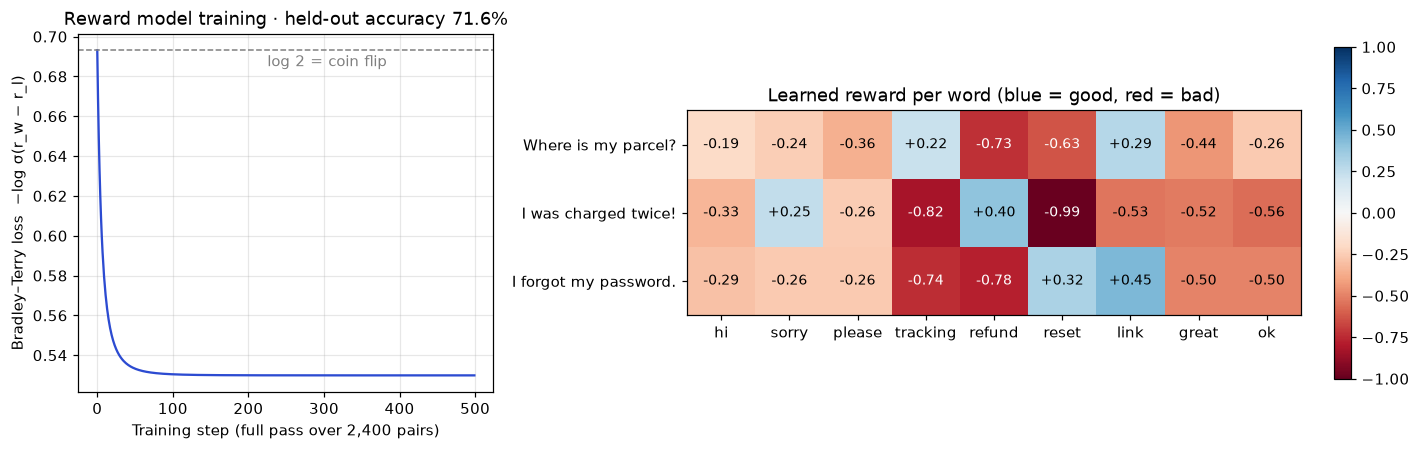

Recreate this plot in Python.
"""
Stages 2 and 3 of RLHF on our toy chat assistant.

  Stage 2 · SFT: copy a few human-written demo replies  -> the "reference" policy pi_ref
  Stage 3 · Reward model: ask (simulated) humans which of two replies is better,
            3,000 times, and fit a Bradley-Terry model:
                P(A preferred over B) = sigmoid(r(A) - r(B))
            The learned r(.) is the reward model. It will be the "judge" during RL.

Why not just write the reward by hand? Because in real life nobody can write a
formula for "a good answer". People CAN say which of two answers they like more.
(Here the humans are simulated by the hidden function toy_world.true_score, so
we can check the result. The learner only ever sees the A/B choices.)

The reward model is deliberately simple: it only counts words. It never sees a
word repeated eight times during training, and it adds counts in a straight line,
so it will happily give "refund refund refund ..." a high score. That blind spot
is what reward hacking (rlhf_ppo.py) will exploit.

Run:  python reward_model.py            (a few seconds)
      python reward_model.py --no-show
Saves: stage_data.npz (used by rlhf_ppo.py and dpo.py), reward_model.png
"""
import argparse
import os
import sys

import matplotlib.pyplot as plt
import numpy as np

from toy_world import (DEMOS, P, PROMPTS, V, WORDS, features, human_prefers_first, sft,
                       sample_replies, sigmoid, to_words, true_score)

sys.stdout.reconfigure(encoding="utf-8")
HERE = os.path.dirname(os.path.abspath(__file__))
DATA = os.path.join(HERE, "stage_data.npz")


def collect_comparisons(theta_ref, n_pairs, rng):
    """Write two replies to the same prompt with the SFT model, ask a 'human' to pick one."""
    prompts = rng.integers(P, size=n_pairs)
    replies_a = sample_replies(theta_ref, prompts, rng)
    replies_b = sample_replies(theta_ref, prompts, rng)
    winners, losers = [], []
    for p, a, b in zip(prompts, replies_a, replies_b):
        if human_prefers_first(p, to_words(a), to_words(b), rng):
            winners.append(a); losers.append(b)
        else:
            winners.append(b); losers.append(a)
    return prompts, winners, losers


def train_reward_model(X_diff, epochs=500, lr=1.0, l2=1e-3):
    """
    Bradley-Terry training. Each row of X_diff = features(winner) - features(loser),
    so  r(winner) - r(loser) = X_diff @ w   (the reward model is r(y) = w . features(y)).

        loss  = mean of  -log sigmoid(r_w - r_l)
        slope = -(1 - sigmoid(r_w - r_l)) * (features_w - features_l)
    """
    w = np.zeros(X_diff.shape[1])
    losses = []
    for _ in range(epochs):
        d = X_diff @ w                                          # r_w - r_l for every pair
        losses.append(np.mean(-np.log(sigmoid(d))))
        grad = -((1 - sigmoid(d))[:, None] * X_diff).mean(axis=0) + l2 * w
        w -= lr * grad                                          # gradient DESCENT on the loss
    return w, np.array(losses)


def accuracy(gap):
    """Fraction of pairs where the human's pick gets the higher score (a tie counts as half)."""
    return np.mean(gap > 0) + 0.5 * np.mean(gap == 0)


def build(n_pairs=3000, seed=0, verbose=True):
    rng = np.random.default_rng(seed)
    theta_ref = sft()                                           # stage 2
    prompts, winners, losers = collect_comparisons(theta_ref, n_pairs, rng)
    X = np.array([features(p, to_words(a)) - features(p, to_words(b))
                  for p, a, b in zip(prompts, winners, losers)])
    n_train = int(0.8 * n_pairs)                                # 80% to learn, 20% held out
    w, losses = train_reward_model(X[:n_train])
    return dict(theta_ref=theta_ref, rm_w=w, losses=losses, X=X, n_train=n_train,
                prompts=prompts, winners=winners, losers=losers)


def save(d):
    pad = lambda lst: np.array([t + [-1] * (9 - len(t)) for t in lst])    # same length rows
    np.savez(DATA, theta_ref=d["theta_ref"], rm_w=d["rm_w"], n_train=d["n_train"],
             prompts=d["prompts"], winners=pad(d["winners"]), losers=pad(d["losers"]))


def load():
    """Used by rlhf_ppo.py and dpo.py. Builds the data first if it isn't there yet."""
    if not os.path.exists(DATA):
        save(build())
    z = np.load(DATA)
    unpad = lambda arr: [[int(t) for t in row if t >= 0] for row in arr]
    return dict(theta_ref=z["theta_ref"], rm_w=z["rm_w"], n_train=int(z["n_train"]),
                prompts=z["prompts"], winners=unpad(z["winners"]), losers=unpad(z["losers"]))


def main():
    parser = argparse.ArgumentParser()
    parser.add_argument("--no-show", action="store_true")
    args = parser.parse_args()

    print("=" * 64)
    print("STAGE 2 · Supervised fine-tuning on", sum(len(d) for d in DEMOS), "demo replies")
    print("=" * 64)
    rng = np.random.default_rng(1)
    zero = np.zeros((P, V + 1, V))
    d = build()
    for name, theta in [("BEFORE SFT (every word equally likely)", zero),
                        ("AFTER SFT (this is pi_ref)", d["theta_ref"])]:
        print(f"\n  {name}: sample replies to '{PROMPTS[1]}'")
        for r in sample_replies(theta, np.full(5, 1), rng):
            w = to_words(r)
            print(f"     {' '.join(w) or '(empty)':<45} true score {true_score(1, w):+.1f}")
    big = np.repeat(np.arange(P), 2000)
    for name, theta in [("before SFT", zero), ("after SFT ", d["theta_ref"])]:
        reps = [to_words(r) for r in sample_replies(theta, big, np.random.default_rng(7))]
        print(f"  Average hidden true score {name}: "
              f"{np.mean([true_score(p, w) for p, w in zip(big, reps)]):+.2f}"
              f"   (avg length {np.mean([len(w) for w in reps]):.2f} words)")

    print("\n" + "=" * 64)
    print("STAGE 3 · Reward model from 3,000 human comparisons")
    print("=" * 64)
    X, n_train, w = d["X"], d["n_train"], d["rm_w"]
    for i in range(3):
        p, a, b = d["prompts"][i], to_words(d["winners"][i]), to_words(d["losers"][i])
        print(f"  pair {i}: '{PROMPTS[p]}'\n     human picked: {' '.join(a) or '(empty)':<40}"
              f"over: {' '.join(b) or '(empty)'}")
    gap = X @ w                                                 # r(winner) - r(loser)
    true_gap = np.array([true_score(p, to_words(a)) - true_score(p, to_words(b))
                         for p, a, b in zip(d["prompts"], d["winners"], d["losers"])])
    print(f"\n  Loss: start {d['losses'][0]:.4f} (= log 2, a coin flip)  ->  end {d['losses'][-1]:.4f}")
    print(f"  Accuracy on the 2,400 training pairs : {100 * accuracy(gap[:n_train]):.1f}%")
    print(f"  Accuracy on the 600 held-out pairs   : {100 * accuracy(gap[n_train:]):.1f}%")
    print(f"  Best possible (judge with the hidden true score): "
          f"{100 * accuracy(true_gap[n_train:]):.1f}%   <- labellers are noisy, nobody gets 100%")

    print("\n  Learned reward per word (r(reply) = sum of these over the words in it):")
    print("     " + " " * 22 + "".join(f"{x:>9}" for x in WORDS[1:]))
    for p in range(P):
        print(f"     {PROMPTS[p]:<22}" + "".join(f"{w[p * V + v]:+9.2f}" for v in range(1, V)))

    print("\n  The blind spot: the reward model scores replies by adding up word weights.")
    for text in ["sorry refund", "hi sorry refund please", "sorry refund sorry refund",
                 "refund refund refund refund refund refund refund refund"]:
        ws = text.split()
        print(f"     {text:<58} RM {features(1, ws) @ w:+.2f}   true {true_score(1, ws):+.1f}")

    save(d)
    print(f"\n  Saved {os.path.basename(DATA)}")

    fig, axes = plt.subplots(1, 2, figsize=(13, 4.2), gridspec_kw={"width_ratios": [1, 1.6]})
    ax = axes[0]
    ax.plot(d["losses"], color="#2C4BD1")
    ax.axhline(np.log(2), color="gray", ls="--", lw=1)
    ax.text(len(d["losses"]) * 0.45, np.log(2) - 0.008, "log 2 = coin flip", color="gray")
    ax.set_xlabel("Training step (full pass over 2,400 pairs)")
    ax.set_ylabel("Bradley–Terry loss  −log σ(r_w − r_l)")
    ax.set_title(f"Reward model training · held-out accuracy {100 * accuracy(gap[n_train:]):.1f}%")
    ax.grid(alpha=0.3)
    ax = axes[1]
    M = w.reshape(P, V)[:, 1:]
    im = ax.imshow(M, cmap="RdBu", vmin=-1, vmax=1)
    ax.set_xticks(range(V - 1), WORDS[1:])
    ax.set_yticks(range(P), PROMPTS)
    for i in range(P):
        for j in range(V - 1):
            ax.text(j, i, f"{M[i, j]:+.2f}", ha="center", va="center", fontsize=9,
                    color="white" if abs(M[i, j]) > 0.6 else "black")
    ax.set_title("Learned reward per word (blue = good, red = bad)")
    fig.colorbar(im, ax=ax, fraction=0.025)
    fig.tight_layout()
    fig.savefig(os.path.join(HERE, "reward_model.png"), dpi=110, bbox_inches="tight")
    print("  Chart saved to reward_model.png")
    if not args.no_show:
        plt.show()


if __name__ == "__main__":
    main()
